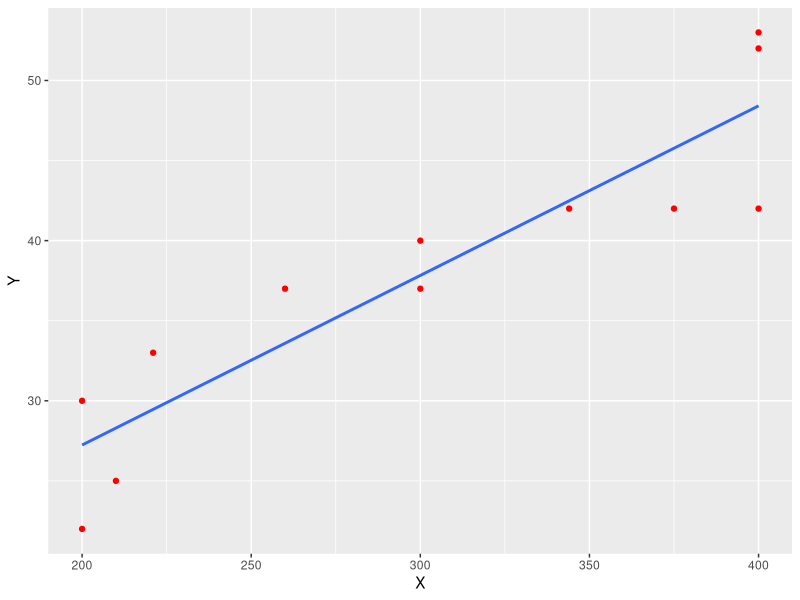
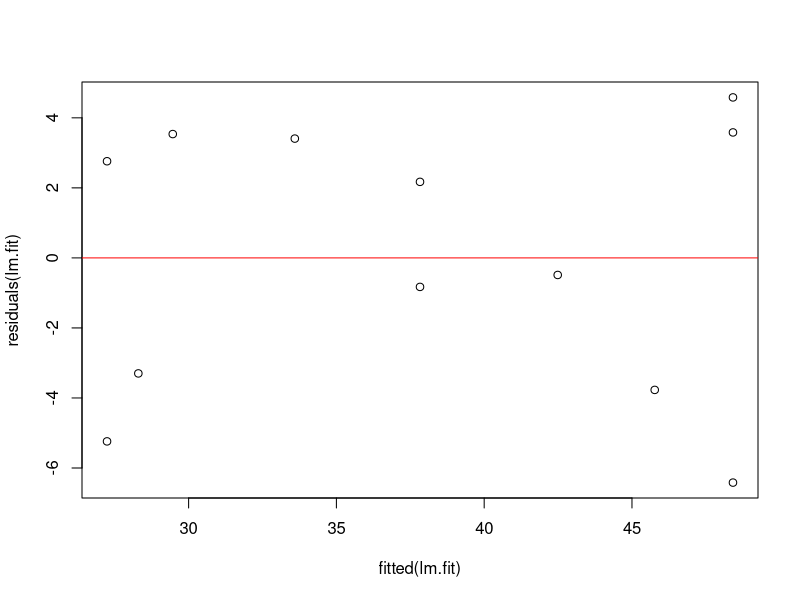
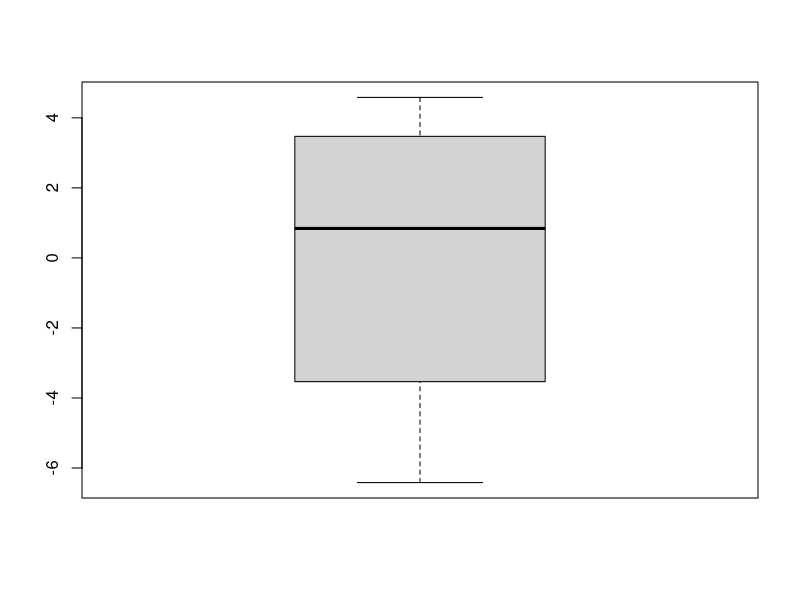
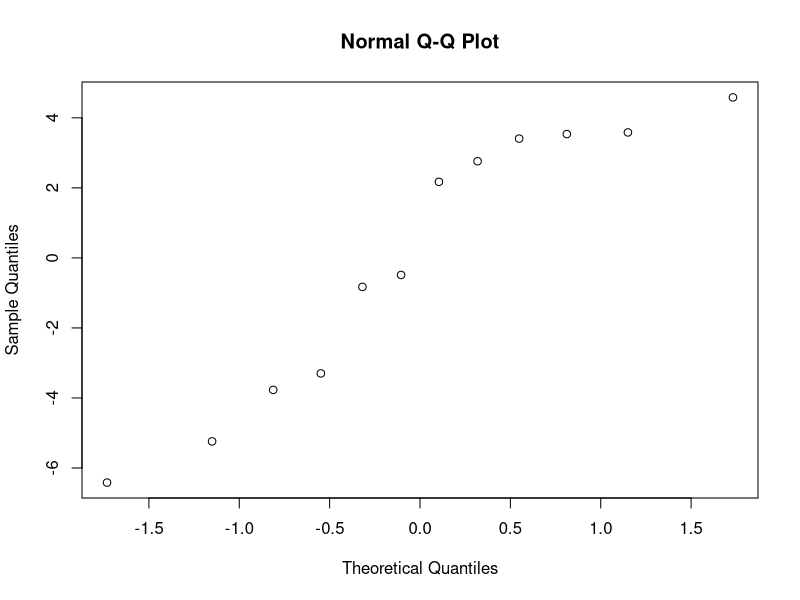
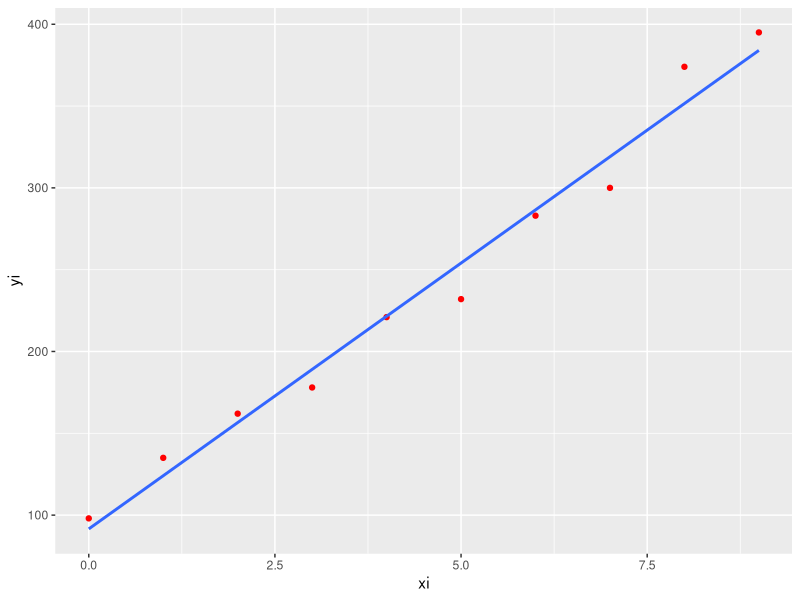
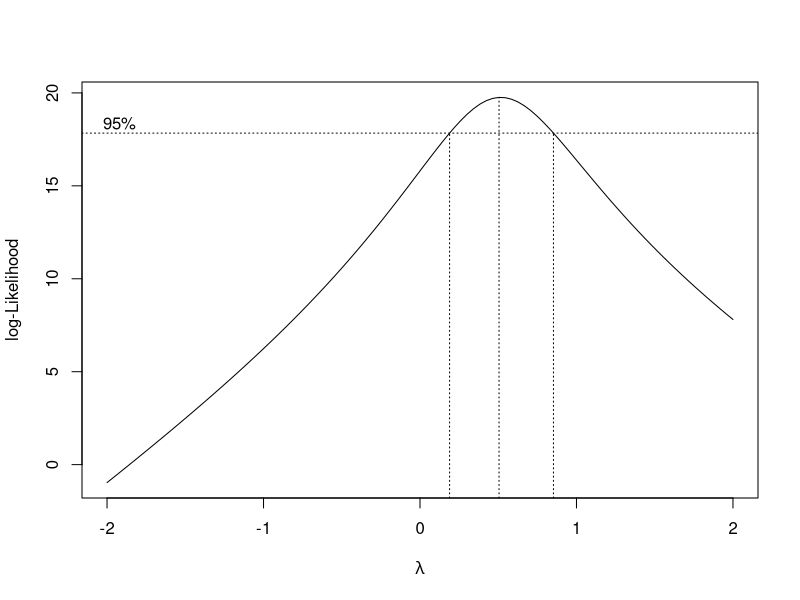

Reproduce these figures in R, in order.
## ---- chunk 1
knitr::opts_chunk$set(echo = TRUE)
library(tidyverse)
library(MASS)
## ---- chunk 2
X <- c(221,	400,	300,	400,	200,	260,	300,	375,	210,	400,	200,	344)
Y <- c(33,	42,	37,	53,	22,	37,	40,	42,	25,	52,	30,	42)

dt <- data.frame(X, Y)
# dt
## ---- chunk 3

dt %>% 
  ggplot(aes(x = X, y = Y)) +
  geom_point(color = 'red') +
  geom_smooth(method = 'lm', se = FALSE, formula = y ~ x)
## ---- chunk 4
lm.fit <- lm(Y ~ X)
summary(lm.fit)

# Yhat = 6.063 + 0.106X
# On average, for each additional increase in 1 unit of X, there is an increase in Y by 0.106 units.
## ---- chunk 5
confint(lm.fit, '(Intercept)', level = 0.95)
## ---- chunk 6
lm.fit.res <- residuals(lm.fit)
lm.fit.res[2]
## ---- chunk 7
lm.fit.res
## ---- chunk 8
plot(fitted(lm.fit), residuals(lm.fit))
# plot(lm.fit$fitted.values, lm.fit$residuals)
abline(0, 0, col='red')

# plot(lm.fit$fitted.values, lm.fit$residuals)
# abline(0, 0, col='red')
## ---- chunk 9
boxplot(residuals(lm.fit))
## ---- chunk 10
qqnorm(residuals(lm.fit))
# qqline(residuals(lm.fit))
## ---- chunk 11
anova(lm.fit)
## 16.49
## ---- chunk 12
f.value <- 49.956

f.critical <- qf(p = 0.05, df1 = 1, df2 = 10, lower.tail = FALSE)

print(paste("F value = ", f.value, " and F Critical = ", f.critical))

ifelse(f.value > f.critical, "Reject the null hypothesis", "Fail to reject the null hypothesis")

## ---- chunk 13
ym <- matrix(Y, ncol = 1, byrow = TRUE)
xm <- matrix(c(
  1, 221,	
  1, 400,	
  1, 300,	
  1, 400,	
  1, 200,	
  1, 260,	
  1, 300,	
  1, 375,	
  1, 210,	
  1, 400,	
  1, 200,	
  1, 344), ncol = 2, byrow = T)

t(xm) -> transposeXm

transposeXm%*%xm-> Product1

solve(Product1)%*%transposeXm%*%ym


solve(Product1)%*%transposeXm%*%ym -> interceptandslope
# interceptandslope
## ---- chunk 14
xi <- c(0:9)
yi <- c(98, 135, 162, 178, 221, 232, 283, 300, 374, 395)

xcom <- data.frame(xi, yi)

xcom %>% 
  ggplot(aes(x = xi, y = yi)) +
  geom_point(color = 'red') +
  geom_smooth(method = 'lm', se = F, formula= y ~ x)
## ---- chunk 15
box_cox <- boxcox(yi ~ xi)

lambda <- box_cox$x[which.max(box_cox$y)] 
lambda

new_model <- lm(((yi^lambda-1)/lambda) ~ xi) 
new_model
## ---- chunk 16
Y_trans <- lm(sqrt(yi) ~ xi)
summary(Y_trans)
